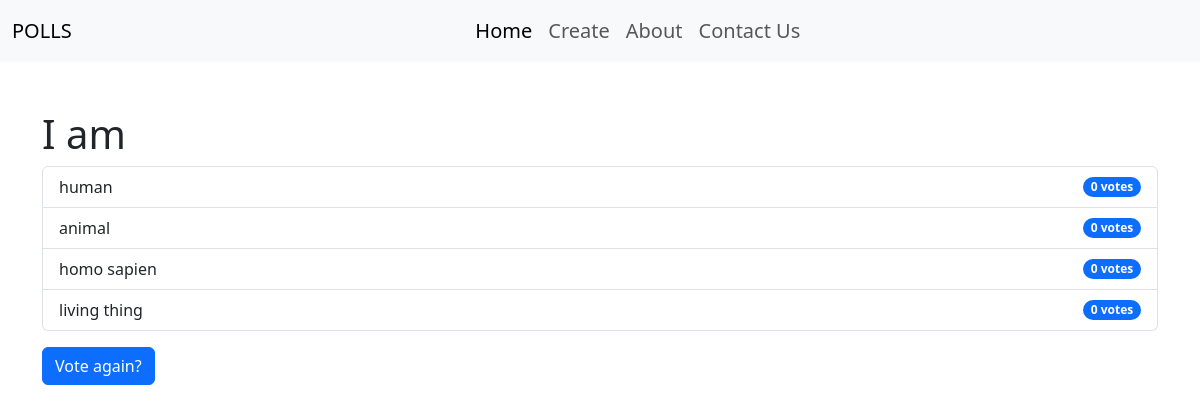
Before: /3/result/ with the older database file.
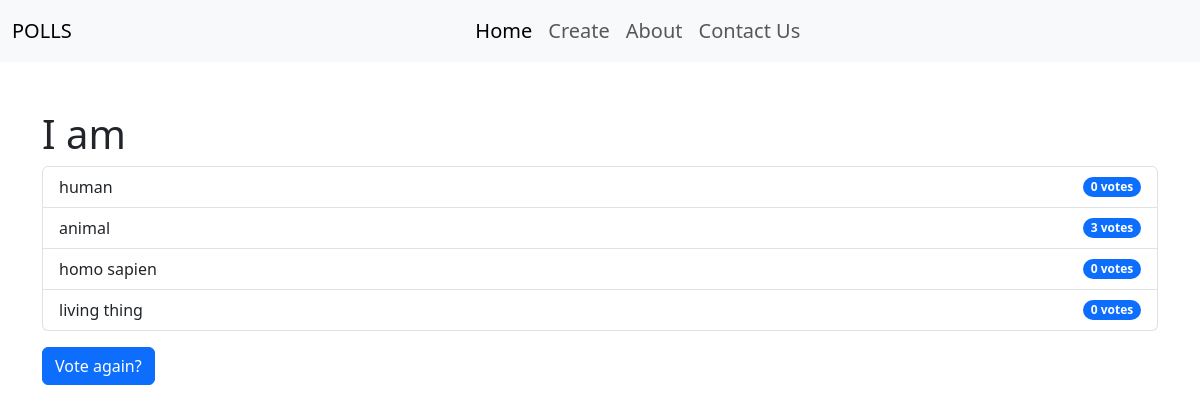
After: the same page with the newer database file.
### polls/models.py (models this page shows, shortened)
class question(models.Model):
    question_text = models.CharField(max_length=300)
    publication_date = models.DateField("data published")

class choice(models.Model):
    question = models.ForeignKey(question, on_delete=models.CASCADE)
    text_choice = models.CharField(max_length=200)
    votes = models.IntegerField(default=0)
    voters = models.ManyToManyField(User, blank=True)  # Track users who voted for this choice

### polls/views.py (the view)
# urls.py: path("<int:pk>/result/" , views.ResultView.as_view() , name="result"),
class ResultView(generic.DetailView):
    model=question
    template_name="polls/results.html"

### polls/templates/polls/results.html (shortened to what this page needs)
<!DOCTYPE html>
<html lang="en">
<head>
    <link href="https://cdn.jsdelivr.net/npm/bootstrap@5.3.0-alpha1/dist/css/bootstrap.min.css" rel="stylesheet">
    {% load static %}
</head>
<body>
  <nav class="navbar navbar-expand-lg bg-body-tertiary">
    <div class="container-fluid">
      <a class="navbar-brand" href="{%url 'polls:index'%}">POLLS</a>
      <div class="collapse navbar-collapse justify-content-center" id="navbarNavAltMarkup">
        <div class="navbar-nav">
          <a class="nav-link fs-5 active ml-20px" aria-current="page" href="{%url 'polls:index'%}">Home</a>
          <a class="nav-link fs-5 mr-33" href="{%url 'polls:create'%}">Create</a>
          <a class="nav-link fs-5" href="{% url 'polls:about'%}">About</a>
          <a class="nav-link fs-5 " href="{% url 'polls:contact'%}">Contact Us</a>
        </div>
      </div>
    </div>
  </nav>
<body>
    <div class="container mt-5">
        <h1>{{ question.question_text }}</h1>
        <ul class="list-group">
            {% for choice in question.choice_set.all %}
                <li class="list-group-item d-flex justify-content-between align-items-center">
                    {{ choice.text_choice }}
                    <span class="badge bg-primary rounded-pill">{{ choice.votes }} vote{{ choice.votes|pluralize }}</span>
                </li>
            {% endfor %}
        </ul>
        <a href="{% url 'polls:details' question.id %}" class="btn btn-primary mt-3">Vote again?</a>
    </div>
</body>
</html>

Changed rows visible on the page:
changed choice "animal": votes "0" → "3"
